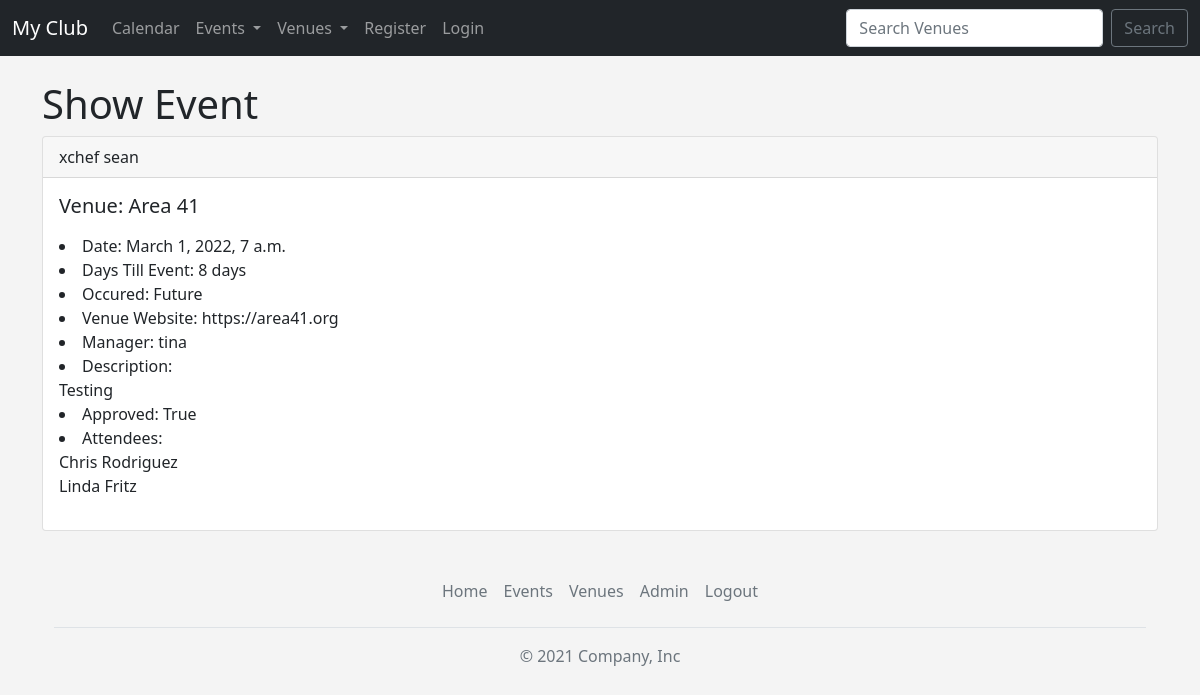
Page /show_event/4 on the committed database.
### events/models.py (models this page shows)
class Event(models.Model):
    name = models.CharField('Event Name', max_length=120)
    event_date = models.DateTimeField('Event Date')
    venue = models.ForeignKey(Venue, blank=True, null=True, on_delete=models.CASCADE)
    manager = models.ForeignKey(User, blank=True, null=True, on_delete=models.SET_NULL)
    description = models.TextField(blank=True)
    attendees = models.ManyToManyField(MyClubUser, blank=True)
    approved = models.BooleanField("Approved", default=False) #If True will be automatically approved
    def __str__(self):
        return self.name
    @property
    def Days_till(self):
        today = date.today()
        days_till = self.event_date.date() - today
        days_till_stripped = str(days_till).split(",", 1)[0]
        return days_till_stripped
    @property
    def Is_Past(self):
        today = date.today()
        if self.event_date.date() < today:
            thing = "Past"
        else:
            thing = "Future"
        return thing

class Venue(models.Model):
    name = models.CharField('Venue Name', max_length=120)
    address = models.CharField(max_length=300)
    zip_code = models.CharField('Zip Code', max_length=15)
    phone = models.CharField('Contact Phone', max_length=25, blank=True)
    web = models.URLField('Website Address', max_length=120, blank=True)
    email_address = models.EmailField('Email', max_length=120, blank=True)
    owner = models.IntegerField("Venue Owner", blank=False, default=1)
    venue_image = models.ImageField(null=True, blank=True, upload_to="images/")
    ordering = ['id']
    def __str__(self):
        return self.name

class MyClubUser(models.Model):
    first_name = models.CharField(max_length=30)
    last_name = models.CharField(max_length=30)
    email = models.EmailField('User Email', max_length=30)
    def __str__(self):
        return self.first_name + ' ' + self.last_name

### events/views.py (the view)
# urls.py: path('show_event/<event_id>', views.show_event, name='show-event'),
def show_event(request, event_id):
    event = Event.objects.get(pk=event_id)
    return render(request, 'events/show_event.html', {"event": event})

### events/templates/events/show_event.html (shortened to what this page needs)
{% extends 'events/base.html' %}
{% block content %}
<h1>Show Event</h1>
{% if event.approved %}
<div class="card">
    <div class="card-header">
        {{ event }}
    </div>
    <div class="card-body">
        <h5 class="card-title">Venue: {{ event.venue }}</h5>
        <p class="card-text">
        <li>Date: {{ event.event_date }}</li>
        <li>Days Till Event: {{ event.Days_till }}</li>
        <li>Occured: {{ event.Is_Past }}</li>
        <li>Venue Website: {{ event.venue.web }}</li>
        <li>Manager: {{ event.manager }}</li>
        <li>Description: </li>{{ event.description }}</li>
        <li>Approved: {{ event.approved }}</li>
        <li>Attendees:<br>
            {% for user in event.attendees.all %}
            {{ user }}<br>
            {% endfor %}
        </li>
        </p>
    </div>
</div>
{% endif %}
{% endblock %}

### events/static/events/css/style.css (style rules this page uses)
body { background: #f4f4f4; }

### rows in the picture
Event: name "xchef sean", venue "Area 41", event_date "March 1, 2022, 7 a.m.", Days_till "8 days", Is_Past "Future", venue.web "https://area41.org", manager "tina", description "Testing", approved "True"
MyClubUser: first_name+last_name "Chris Rodriguez"
MyClubUser: first_name+last_name "Linda Fritz"
